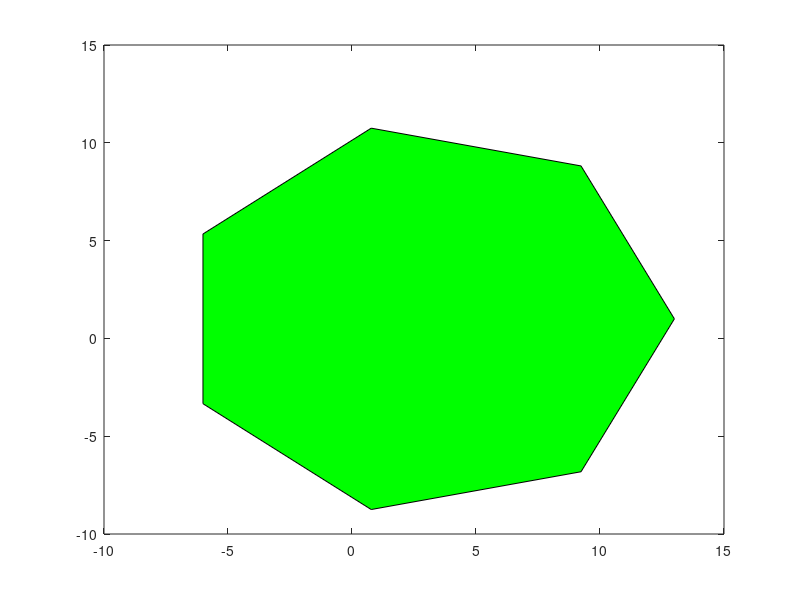

Recreate this plot in MATLAB.
%Gráfica de un polígono
function []=poligono(~,~,~,~,~)
      t = linspace(0,2*pi,8);
      x = 3 + 10*cos(t);
      y = 1 + 10*sin(t);
      fill(x,y,'g'); axis
      %equal;
end
